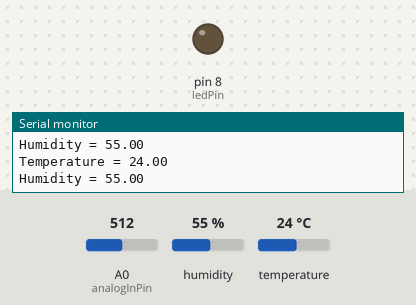
The sketch below on a simulated Arduino Uno, built with avr-gcc and run on an emulated ATmega328P. On the bench: output pins drawn as LEDs (lit = HIGH), the last lines printed to the serial monitor. The inputs (shaded band) are chosen by the test bench; at power-on: A0 (analogInPin) = 512, humidity 55 %, temperature 24 °C.

Above: at 1.8 s.
1.9 s: A0 (analogInPin) set to 15
4.2 s: A0 (analogInPin) set to 12
At 6.6 s:
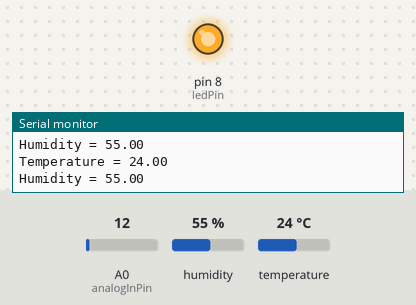
7.6 s: A0 (analogInPin) set to 122
At 10.3 s:
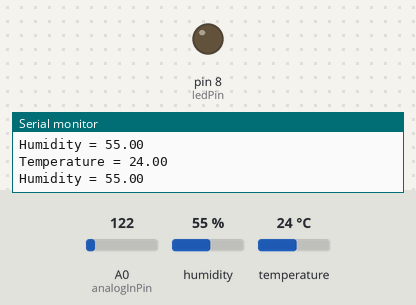
10.7 s: A0 (analogInPin) set to 0
At 12.9 s:
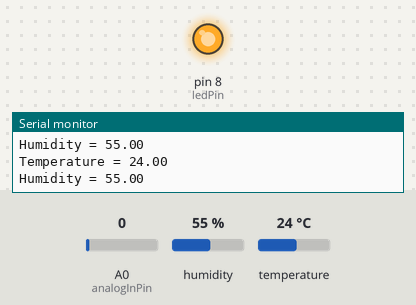
Timing chart, 0 to 14.4 s (numbered marks = the images above; inputs shaded):
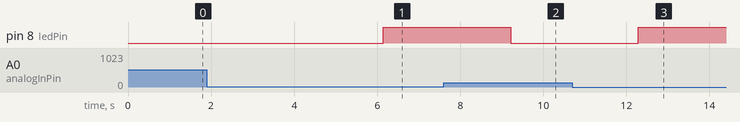

Measured:
- the behaviour switches between 14 and 13 on A0 (analogInPin) (found by bisection; images 0 and 1)
- after the input at 4.2 s, pin 8 (ledPin): LOW → HIGH after 1.9 s
- after the input at 7.6 s, pin 8 (ledPin): HIGH → LOW after 1.6 s
- after the input at 10.7 s, pin 8 (ledPin): LOW → HIGH after 1.6 s

The sketch:

streetlight_temperature.ino
```cpp
#include <dht.h>
dht DHT;
#define DHT11_PIN 7
const int analogInPin = A0;
const int ledPin = 8;

int sensor = 0;

void setup() {
  pinMode(ledPin, OUTPUT);
  Serial.begin(9600);
}

void loop() {
  sensor =analogRead(analogInPin);

   int chk = DHT.read11(DHT11_PIN);
  Serial.print("Temperature = ");
  Serial.println(DHT.temperature);
  Serial.print("Humidity = ");
  Serial.println(DHT.humidity);
  delay(1000);

  if(sensor >= 14){
    digitalWrite(ledPin,LOW);
  }
  else if(sensor <14){
    digitalWrite(ledPin,HIGH);
  }


}
```
